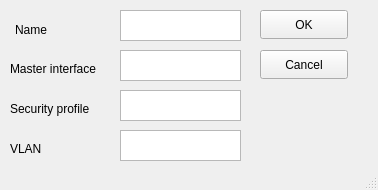
<?xml version="1.0" encoding="UTF-8"?>
<ui version="4.0">
 <class>MainWindow</class>
 <widget class="QMainWindow" name="MainWindow">
  <property name="geometry">
   <rect>
    <x>0</x>
    <y>0</y>
    <width>378</width>
    <height>190</height>
   </rect>
  </property>
  <property name="windowTitle">
   <string>Add AP Bridge</string>
  </property>
  <widget class="QWidget" name="centralwidget">
   <widget class="QPushButton" name="okButton">
    <property name="geometry">
     <rect>
      <x>260</x>
      <y>10</y>
      <width>88</width>
      <height>29</height>
     </rect>
    </property>
    <property name="text">
     <string>OK</string>
    </property>
   </widget>
   <widget class="QTextEdit" name="securityField">
    <property name="geometry">
     <rect>
      <x>120</x>
      <y>90</y>
      <width>121</width>
      <height>31</height>
     </rect>
    </property>
   </widget>
   <widget class="QLabel" name="label_4">
    <property name="geometry">
     <rect>
      <x>10</x>
      <y>100</y>
      <width>91</width>
      <height>17</height>
     </rect>
    </property>
    <property name="text">
     <string>Security profile</string>
    </property>
   </widget>
   <widget class="QPushButton" name="cancelButton">
    <property name="geometry">
     <rect>
      <x>260</x>
      <y>50</y>
      <width>88</width>
      <height>29</height>
     </rect>
    </property>
    <property name="text">
     <string>Cancel</string>
    </property>
   </widget>
   <widget class="QTextEdit" name="nameField">
    <property name="geometry">
     <rect>
      <x>120</x>
      <y>10</y>
      <width>121</width>
      <height>31</height>
     </rect>
    </property>
   </widget>
   <widget class="QLabel" name="label_2">
    <property name="geometry">
     <rect>
      <x>10</x>
      <y>60</y>
      <width>101</width>
      <height>17</height>
     </rect>
    </property>
    <property name="text">
     <string>Master interface</string>
    </property>
   </widget>
   <widget class="QLabel" name="label">
    <property name="geometry">
     <rect>
      <x>15</x>
      <y>20</y>
      <width>61</width>
      <height>20</height>
     </rect>
    </property>
    <property name="text">
     <string>Name</string>
    </property>
   </widget>
   <widget class="QTextEdit" name="masterField">
    <property name="geometry">
     <rect>
      <x>120</x>
      <y>50</y>
      <width>121</width>
      <height>31</height>
     </rect>
    </property>
   </widget>
   <widget class="QLabel" name="label_5">
    <property name="geometry">
     <rect>
      <x>10</x>
      <y>140</y>
      <width>91</width>
      <height>17</height>
     </rect>
    </property>
    <property name="text">
     <string>VLAN</string>
    </property>
   </widget>
   <widget class="QTextEdit" name="vlanField">
    <property name="geometry">
     <rect>
      <x>120</x>
      <y>130</y>
      <width>121</width>
      <height>31</height>
     </rect>
    </property>
   </widget>
  </widget>
  <widget class="QStatusBar" name="statusbar"/>
 </widget>
 <resources/>
 <connections/>
</ui>
